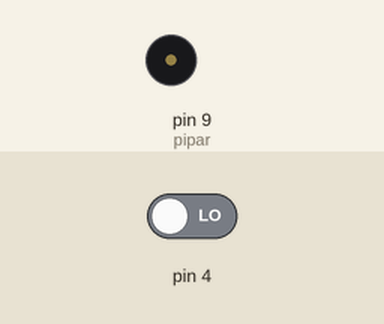
Simulated run of this sketch. Board: Arduino Uno, built with avr-gcc and run on an emulated ATmega328P. On the bench: buzzer (waves = sounding). The inputs (shaded band) are chosen by the test bench; at power-on: pin 4 LOW.

Above: at 1.2 s.
1.3 s: pin 4 driven HIGH
At 2.2 s:
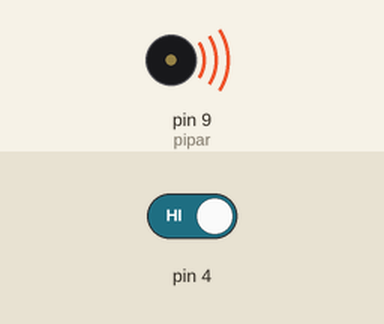
Timing chart, 0 to 8.8 s (numbered marks = the images above; inputs shaded):
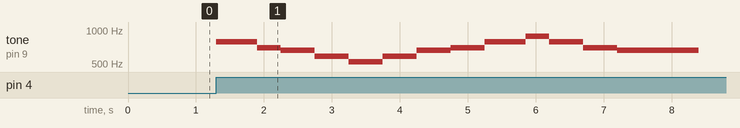

Measured:
- after the input at 1.3 s, tone on pin 9 (pipar): plays 784 Hz for 0.60 s, 698 Hz for 0.35 s, 659 Hz for 0.50 s, 587 Hz for 0.50 s, 523 Hz for 0.50 s, 587 Hz for 0.50 s … (13 notes in this stretch), starting at once

The sketch:

Ja_vi_elsker_buzzer.ino
```cpp
const int pipar = 9;
const int C = 523;
const int D = 587;
const int E = 659;
const int F = 698;
const int G = 784;
const int A = 880;
const int H = 988;

int posisjonknapp = 0;
void setup() {
  // put your setup code here, to run once:
pinMode(9, OUTPUT);
pinMode(4, INPUT);
}

void loop() {
  // put your main code here, to run repeatedly:
posisjonknapp = digitalRead(4);

if (posisjonknapp == HIGH)
  {
tone (pipar, G);
delay(600);
tone (pipar, F);
delay(350);
tone (pipar, E);
delay(500);
tone (pipar, D);
delay(500);

tone (pipar, C);
delay(500);
tone (pipar, D);
delay(500);
tone (pipar, E);
delay(500);
tone (pipar, F);
delay(500);

tone (pipar, G);
delay(600);
tone(pipar, A);
delay(350);
tone(pipar, G);
delay(500);
tone(pipar, F);
delay(500);

tone(pipar, E);
delay(1200);
//5. takt
noTone(pipar);
delay(500);
tone(pipar, A);
delay(600);
tone(pipar, G);
delay(350);
tone(pipar, F);
delay(500);
tone(pipar, E);
delay(500);

tone(pipar, D);
delay(500);
tone(pipar, E);
delay(500);
tone(pipar, F);
delay(500);
tone(pipar, G);
delay(500);

tone(pipar, G);
delay(600);
tone(pipar, A);
delay(350);
tone(pipar, A);
delay(500);
tone(pipar, H);
delay(500);

tone(pipar, 1047);
delay(1000);
//9. takt

  }
  else
  {
    noTone(pipar);
  }
}
```
